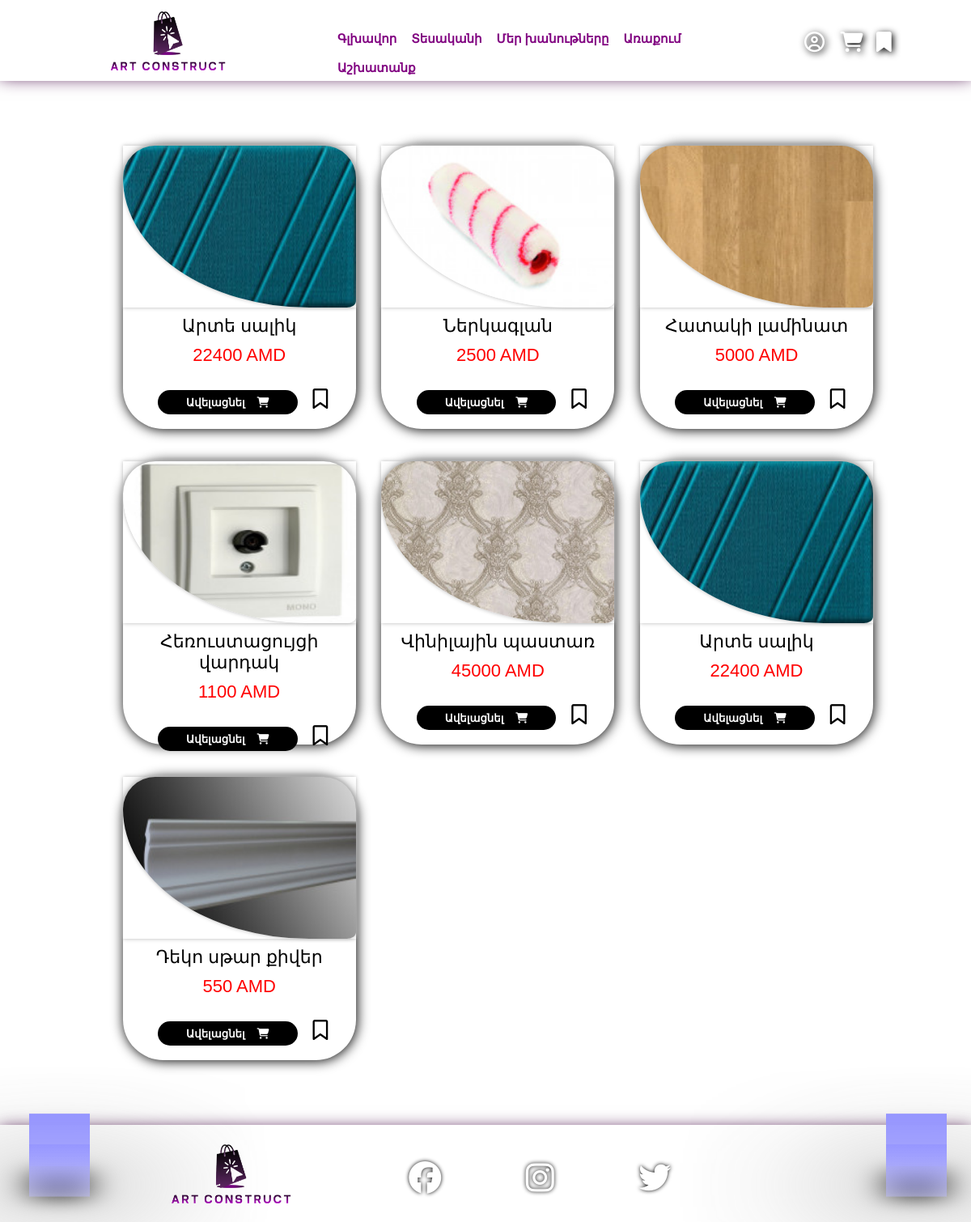
The app's page /pages/tesakani.php with its own data.
### tables this page shows
CREATE TABLE `assortment` (
  `Assortment_ID` int(11) NOT NULL,
  `Name` varchar(30) NOT NULL,
  `Image1` text NOT NULL,
  `Cash_price` double NOT NULL,
  `Description` text NOT NULL,
  `Parametr_1` varchar(20) NOT NULL,
  `Image2` text,
  `Guarante` date NOT NULL,
  `Model` varchar(50) NOT NULL,
  `Tesak` varchar(25) NOT NULL,
  `Group_ID` int(11) DEFAULT NULL
);

### config/functions.php (called while the page is built, shortened)
<?php
include("config.php");
function select($table, $where, $what = '*', $limit = 99999 * 9 * 9 * 9 * 9, $order = "")
{
    if ($where == 1) {
        $condition = 1;
    } else {
        $conditionArr = [];
        foreach ($where as $field => $value) {
            $conditionArr[] = "`" . $field . "`='" . $value . "'";
        }
        $condition = implode(' AND ', $conditionArr);
    }
    if (isset($order) == true && empty($order) == false) {
        $sql = "SELECT $what FROM `$table` WHERE $condition ORDER BY $order DESC LIMIT $limit";
    } else {
        $sql = "SELECT $what FROM `$table` WHERE  $condition LIMIT  $limit";
    }
    return query($sql);
}
function query($sql)
{
    global $con;
    return mysqli_query($con, $sql);
}

### pages/Tesakani.php (the view, shortened to what this page needs)
<?php
include("../layout/header.php");
include("../config/functions.php");
$products_group = $_GET['Group'];
$products_tesak = $_GET['Tesak'];
$user_id = $_SESSION['user_id'];
?>
<link rel="stylesheet" href="../css/tesakani.css">
<main>
    <?php
        if (isset($_GET['Tesak'])) {
            $sql = "SELECT * FROM groups INNER JOIN assortment ON groups.Group_ID = assortment.Group_ID WHERE assortment.Tesak ='$products_tesak';";
            $sql = query($sql);
        }
        elseif (isset($_GET['Group'])){
            $sql = "SELECT * FROM groups INNER JOIN assortment ON groups.Group_ID = assortment.Group_ID WHERE groups.Name ='$products_group';";
            $sql = query($sql);
        }
        else {
            $sql = select('assortment',  1, '*', 9999 * 9 * 9 * 9 * 9 * 9 * 9 * 9);
        }
    while ($product = mysqli_fetch_assoc($sql)) { ?>
    <article class="product">
        <div class="product_img">
            <a href="product.php?product_id=<?=$product['Assortment_ID']?>">
                <img src="../images/<?=$product['Image1']; ?>" alt="">
            </a>
        </div>
        <p>
            <?php echo $product['Name']; ?>
        </p>
        <p class=" price">
            <?php echo $product['Cash_price']; ?> AMD
        </p>
        <a
            href="<?php if(!$user_id){?>login.php<?php }else{?>../actions/addBasketAction.php?id=<?=$product['Assortment_ID'];}?>">
            <button>
                <b>
                    Ավելացնել&nbsp;&nbsp;&nbsp;&nbsp;<i class="fa-solid fa-cart-shopping"></i>
                </b>
            </button>
        </a>
        <a
            href="<?php if(!$user_id){?>login.php<?php }else{?>../actions/addSavedAction.php?id=<?=$product['Assortment_ID'];}?>">
            <i class=" <?php if(!$user_id){ echo "fa-regular"; }
             else{
                $product_id=$product['Assortment_ID'];
                $sqll = "SELECT * FROM `saved` WHERE Assortment_ID=$product_id AND User_ID=$user_id";
                $sqll = query($sqll);
                if ($product=mysqli_fetch_assoc($sqll)) {echo "fa-solid"; }
                else {  echo "fa-regular";}}
                ?>
                fa-bookmark"></i>
        </a>
    </article>
    <?php
        }
    ?>
</main>
<?php include("../layout/footer.php") ?>

### layout/header.php (shortened to what this page needs)
<!DOCTYPE html>
<html>
<head>
    <link rel="stylesheet" type="text/css" href="../css/style.css">
    <link rel="stylesheet" href="https://cdnjs.cloudflare.com/ajax/libs/font-awesome/6.4.2/css/all.min.css"
 />
</head>
<body>
    <header>
        <div class="logo">
            <a href="../">
                <img src="../images/image.png" alt="">
            </a>
        </div>
        <nav>
            <ul>
                <li><a href="../">Գլխավոր</a></li>
                <li><a href="../pages/Tesakani.php">Տեսականի</a>
                </li>
                <li><a href="../pages/MerXanutnery.php">Մեր խանութները</a></li>
                <li><a href="../pages/Araqum.php">Առաքում</a></li>
                <li><a href="../pages/Ashxatanq.php">Աշխատանք</a></li>
            </ul>
        </nav>
        <div class="icons">
            <?php
            if (!isset($_SESSION['user_id'])) {
            ?>
            <a href="../pages/registration.php">
                <?php
            } else { ?>
                <a href="../pages/profile.php">
                    <?php } ?>
                    <i class="fa-regular fa-circle-user"></i>
                </a>
                <?php
            if (!isset($_SESSION['user_id'])) {
            ?>
                <a href="../pages/registration.php">
                    <?php
            } else { ?>
                    <a href="../pages/basket.php">
                        <?php } ?>
                        <i class="fa-solid fa-cart-shopping"></i>
                    </a>
                    <?php
            if (!isset($_SESSION['user_id'])) {
            ?>
                    <a href="../pages/registration.php">
                        <i class="fa-solid fa-bookmark"></i>
                    </a>
                    <?php
            } else { ?>
                    <a href="../pages/savedProducts.php">
                        <i class="fa-solid fa-bookmark"></i>
                    </a>
                    <?php } ?>
        </div>
    </header>

### layout/footer.php (shortened to what this page needs)
<footer>
    <div class="cube cube1">
        <div class="top"></div>
        <div>
            <span style="--i:0"></span>
            <span style="--i:2"></span>
        </div>
    </div>
    <div class="logo">
        <a href="../">
            <img src="../images/image.png" alt="">
        </a>
    </div>
    <nav>
        <div class="social_icon">
            <i class="fa-brands fa-facebook"></i>
            <i class="fa-brands fa-instagram"></i>
            <i class="fa-brands fa-twitter"></i>
        </div>
    </nav>
    <div class="cube cube2">
        <div class="top"></div>
        <div>
            <span style="--i:0"></span>
            <span style="--i:2"></span>
        </div>
    </div>
</footer>
</body>
</html>

### css/style.css (style rules this page uses)
* { box-sizing: border-box; margin: 0; padding: 0; }
body { font-family: Arial, sans-serif; background-color: rgb(255, 255, 255); }
header { width: 100%; height: 100px; padding-top: 10px; display: flex; background-color: white; box-shadow: 0px -5px 20px #400040; position: sticky; z-index: 10; top: 0; left: 0; }
.logo { width: 12.5%; height: 80px; margin-left: 11%; }
.logo a img { width: 100%; height: 100%; }
nav { width: 45%; height: 80px; margin-left: 10.5%; margin-top: 15px; padding-top: 5px; }
nav ul { cursor: pointer; list-style-type: none; }
header nav ul li { position: relative; float: left; }
header nav ul li a { padding: 9px; color: purple; font-size: 15px; display: block; font-weight: bold; text-decoration: none; }
.icons { width: 15%; height: 30px; margin-left: 3%; margin-top: 30px; }
.icons a { text-decoration: none; }
.icons i { width: 30px; height: 30px; font-size: 25px; color: rgb(255, 255, 255); text-shadow: #000000 2px 2px 8px; margin-left: 10px; }
footer { width: 100%; height: 120px; display: flex; margin-top: 80px; margin-bottom: 0%; margin-left: 0%; box-shadow: 0px 5px 20px #400040; background-color: rgb(255, 255, 255); }
footer .logo { width: 13%; height: 80px; margin-top: 20px; }
.social_icon { width: 60%; height: 40px; margin-left: 3%; margin-top: 25px; display: flex; justify-content: space-between; text-shadow: #000000 0px 0px 5px; }
.social_icon i { font-size: 40px; color: rgb(255, 255, 255); }
.cube { position: relative; top: 0px; left: 0; right: 0; width: 75px; height: 75px; transform-style: preserve-3d; transform: rotateX(-30deg); animation: animate 4s linear infinite; }
.cube1 { left: 3%; }
.cube2 { left: 5.5%; }
.cube div { top: 0; left: 0; width: 100%; height: 100%; transform-style: preserve-3d; }
.cube div span { position: absolute; top: 0; left: 0; width: 100%; height: 100%; background: linear-gradient(rgba(150, 150, 255), rgba(189, 189, 255, 0.5)); transform: rotateY(calc(90deg * var(--i))) translateZ(37.5px); }
.top { position: absolute; top: 0; left: 0; width: 75px; height: 75px; background: rgba(150, 150, 255, 0.7); transform: rotateX(90deg) translateZ(37.5px); }
.top::before { content: ""; position: absolute; top: 0; left: 0; width: 75px; height: 75px; background: rgb(84, 84, 84); transform: translateZ(-80px); filter: blur(20px); box-shadow: 0 0 120px rgba(156, 156, 156, 0.2), 0 0 200px rgb(94, 94, 94), 0 0 300px rgba(148, 148, 148, 0.781), 0 0 400px rgba(175, 175, 175, 0.8), 0 0 500px rgba(98, 98, 98, 0.696); }

### css/tesakani.css (style rules this page uses)
main { width: 80%; margin: 30px auto; margin-top: 40px; display: flex; flex-wrap: wrap; min-height: 500px; }
article { width: 30%; height: 350px; margin-left: 3.3%; margin-top: 40px; box-shadow: black 1px 1px 15px; border-radius: 50px; }
.product_img { width: 100%; height: 200px; box-shadow: 0px 0px 5px #b9b9b9; }
.product_img img { width: 100%; height: 100%; border-top-right-radius: 50px; border-top-left-radius: 50px; border-bottom-left-radius: 100%; border-bottom-right-radius: 5%; box-shadow: 0px 0px 5px #b9b9b9; }
p { font-size: 22px; text-align: center; margin-top: 10px; }
article a { text-decoration: none; }
button { width: 60%; height: 30px; margin-left: 15%; margin-top: 30px; border-radius: 20px; background-color: black; color: white; border: none; display: inline-block; }
.price { color: red; }
article .fa-bookmark { margin-left: 5%; font-size: 25px; color: black; }

### records on screen
assortment: Image1 (picture), Name "Արտե սալիկ", Cash_price "22400"
assortment: Image1 (picture), Name "Ներկագլան", Cash_price "2500"
assortment: Image1 (picture), Name "Հատակի լամինատ", Cash_price "5000"
assortment: Image1 (picture), Name "Հեռուստացույցի վարդակ", Cash_price "1100"
assortment: Image1 (picture), Name "Վինիլային պաստառ", Cash_price "45000"
assortment: Image1 (picture), Name "Արտե սալիկ", Cash_price "22400"
assortment: Image1 (picture), Name "Դեկո սթար քիվեր", Cash_price "550"
